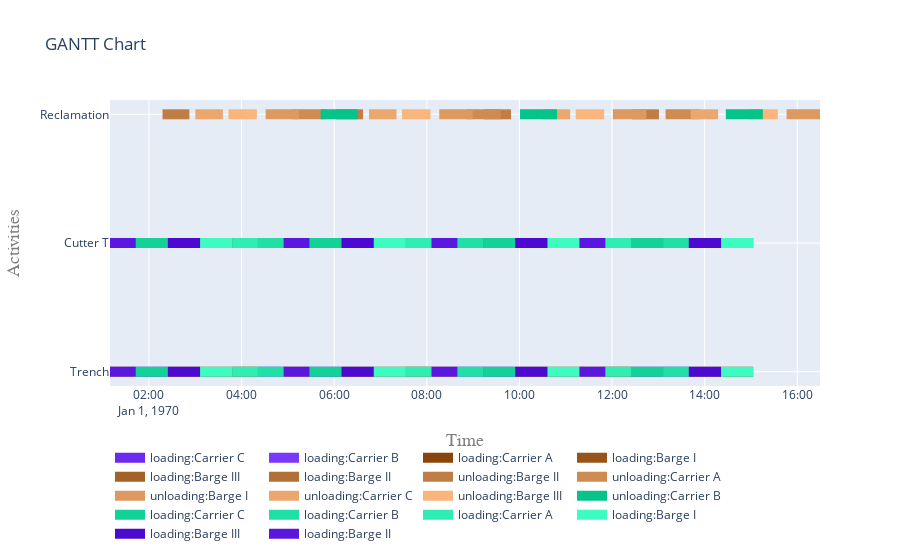

Notebook code for this chart:
### Code cell
fig = plot.get_gantt_chart([from_site, to_site, cutter], id_map=activities)

### Figure 1 — Plotly figure (JSON) as saved in the notebook; plotly's stock layout.template omitted (floating-point values rounded to 4 significant figures)
{"data": [{"connectgaps": false, "hoverinfo": "y+name", "line": {"color": "rgb(108,41,240)", "width": 10}, "mode": "lines", "name": "loading:Carrier C", "type": "scatter", "x": ["1970-01-01T01:42:52", "1970-01-01T01:42:52", "1970-01-01T02:24:32", "1970-01-01T02:24:32", "1970-01-01T02:24:32", "1970-01-01T05:27:52", "1970-01-01T05:27:52", "1970-01-01T06:09:32", "1970-01-01T06:09:32", "1970-01-01T06:09:32", "1970-01-01T09:12:52", "1970-01-01T09:12:52", "1970-01-01T09:54:32", "1970-01-01T09:54:32", "1970-01-01T09:54:32", "1970-01-01T12:24:32", "1970-01-01T12:24:32", "1970-01-01T13:06:12", "1970-01-01T13:06:12", "1970-01-01T13:06:12", "1970-01-01T01:42:52", "1970-01-01T01:42:52", "1970-01-01T02:24:32", "1970-01-01T02:24:32", "1970-01-01T02:24:32", "1970-01-01T05:27:52", "1970-01-01T05:27:52", "1970-01-01T06:09:32", "1970-01-01T06:09:32", "1970-01-01T06:09:32", "1970-01-01T09:12:52", "1970-01-01T09:12:52", "1970-01-01T09:54:32", "1970-01-01T09:54:32", "1970-01-01T09:54:32", "1970-01-01T12:24:32", "1970-01-01T12:24:32", "1970-01-01T13:06:12", "1970-01-01T13:06:12", "1970-01-01T13:06:12"], "y": ["Trench", "Trench", "Trench", "Trench", null, "Trench", "Trench", "Trench", "Trench", null, "Trench", "Trench", "Trench", "Trench", null, "Trench", "Trench", "Trench", "Trench", null, "Cutter T", "Cutter T", "Cutter T", "Cutter T", null, "Cutter T", "Cutter T", "Cutter T", "Cutter T", null, "Cutter T", "Cutter T", "Cutter T", "Cutter T", null, "Cutter T", "Cutter T", "Cutter T", "Cutter T", null]}, {"connectgaps": false, "hoverinfo": "y+name", "line": {"color": "rgb(122,55,254)", "width": 10}, "mode": "lines", "name": "loading:Carrier B", "type": "scatter", "x": ["1970-01-01T04:21:12", "1970-01-01T04:21:12", "1970-01-01T04:54:32", "1970-01-01T04:54:32", "1970-01-01T04:54:32", "1970-01-01T08:39:32", "1970-01-01T08:39:32", "1970-01-01T09:12:52", "1970-01-01T09:12:52", "1970-01-01T09:12:52", "1970-01-01T13:06:12", "1970-01-01T13:06:12", "1970-01-01T13:39:32", "1970-01-01T13:39:32", "1970-01-01T13:39:32", "1970-01-01T04:21:12", "1970-01-01T04:21:12", "1970-01-01T04:54:32", "1970-01-01T04:54:32", "1970-01-01T04:54:32", "1970-01-01T08:39:32", "1970-01-01T08:39:32", "1970-01-01T09:12:52", "1970-01-01T09:12:52", "1970-01-01T09:12:52", "1970-01-01T13:06:12", "1970-01-01T13:06:12", "1970-01-01T13:39:32", "1970-01-01T13:39:32", "1970-01-01T13:39:32"], "y": ["Trench", "Trench", "Trench", "Trench", null, "Trench", "Trench", "Trench", "Trench", null, "Trench", "Trench", "Trench", "Trench", null, "Cutter T", "Cutter T", "Cutter T", "Cutter T", null, "Cutter T", "Cutter T", "Cutter T", "Cutter T", null, "Cutter T", "Cutter T", "Cutter T", "Cutter T", null]}, {"connectgaps": false, "hoverinfo": "y+name", "line": {"color": "rgb(136,69,12)", "width": 10}, "mode": "lines", "name": "loading:Carrier A", "type": "scatter", "x": ["1970-01-01T03:47:52", "1970-01-01T03:47:52", "1970-01-01T04:21:12", "1970-01-01T04:21:12", "1970-01-01T04:21:12", "1970-01-01T07:32:52", "1970-01-01T07:32:52", "1970-01-01T08:06:12", "1970-01-01T08:06:12", "1970-01-01T08:06:12", "1970-01-01T11:51:12", "1970-01-01T11:51:12", "1970-01-01T12:24:32", "1970-01-01T12:24:32", "1970-01-01T12:24:32", "1970-01-01T03:47:52", "1970-01-01T03:47:52", "1970-01-01T04:21:12", "1970-01-01T04:21:12", "1970-01-01T04:21:12", "1970-01-01T07:32:52", "1970-01-01T07:32:52", "1970-01-01T08:06:12", "1970-01-01T08:06:12", "1970-01-01T08:06:12", "1970-01-01T11:51:12", "1970-01-01T11:51:12", "1970-01-01T12:24:32", "1970-01-01T12:24:32", "1970-01-01T12:24:32"], "y": ["Trench", "Trench", "Trench", "Trench", null, "Trench", "Trench", "Trench", "Trench", null, "Trench", "Trench", "Trench", "Trench", null, "Cutter T", "Cutter T", "Cutter T", "Cutter T", null, "Cutter T", "Cutter T", "Cutter T", "Cutter T", null, "Cutter T", "Cutter T", "Cutter T", "Cutter T", null]}, {"connectgaps": false, "hoverinfo": "y+name", "line": {"color": "rgb(150,83,26)", "width": 10}, "mode": "lines", "name": "loading:Barge I", "type": "scatter", "x": ["1970-01-01T03:06:12", "1970-01-01T03:06:12", "1970-01-01T03:47:52", "1970-01-01T03:47:52", "1970-01-01T03:47:52", "1970-01-01T06:51:12", "1970-01-01T06:51:12", "1970-01-01T07:32:52", "1970-01-01T07:32:52", "1970-01-01T07:32:52", "1970-01-01T10:36:12", "1970-01-01T10:36:12", "1970-01-01T11:17:52", "1970-01-01T11:17:52", "1970-01-01T11:17:52", "1970-01-01T14:21:12", "1970-01-01T14:21:12", "1970-01-01T15:02:52", "1970-01-01T15:02:52", "1970-01-01T15:02:52", "1970-01-01T03:06:12", "1970-01-01T03:06:12", "1970-01-01T03:47:52", "1970-01-01T03:47:52", "1970-01-01T03:47:52", "1970-01-01T06:51:12", "1970-01-01T06:51:12", "1970-01-01T07:32:52", "1970-01-01T07:32:52", "1970-01-01T07:32:52", "1970-01-01T10:36:12", "1970-01-01T10:36:12", "1970-01-01T11:17:52", "1970-01-01T11:17:52", "1970-01-01T11:17:52", "1970-01-01T14:21:12", "1970-01-01T14:21:12", "1970-01-01T15:02:52", "1970-01-01T15:02:52", "1970-01-01T15:02:52"], "y": ["Trench", "Trench", "Trench", "Trench", null, "Trench", "Trench", "Trench", "Trench", null, "Trench", "Trench", "Trench", "Trench", null, "Trench", "Trench", "Trench", "Trench", null, "Cutter T", "Cutter T", "Cutter T", "Cutter T", null, "Cutter T", "Cutter T", "Cutter T", "Cutter T", null, "Cutter T", "Cutter T", "Cutter T", "Cutter T", null, "Cutter T", "Cutter T", "Cutter T", "Cutter T", null]}, {"connectgaps": false, "hoverinfo": "y+name", "line": {"color": "rgb(164,97,40)", "width": 10}, "mode": "lines", "name": "loading:Barge III", "type": "scatter", "x": ["1970-01-01T02:24:32", "1970-01-01T02:24:32", "1970-01-01T03:06:12", "1970-01-01T03:06:12", "1970-01-01T03:06:12", "1970-01-01T06:09:32", "1970-01-01T06:09:32", "1970-01-01T06:51:12", "1970-01-01T06:51:12", "1970-01-01T06:51:12", "1970-01-01T09:54:32", "1970-01-01T09:54:32", "1970-01-01T10:36:12", "1970-01-01T10:36:12", "1970-01-01T10:36:12", "1970-01-01T13:39:32", "1970-01-01T13:39:32", "1970-01-01T14:21:12", "1970-01-01T14:21:12", "1970-01-01T14:21:12", "1970-01-01T02:24:32", "1970-01-01T02:24:32", "1970-01-01T03:06:12", "1970-01-01T03:06:12", "1970-01-01T03:06:12", "1970-01-01T06:09:32", "1970-01-01T06:09:32", "1970-01-01T06:51:12", "1970-01-01T06:51:12", "1970-01-01T06:51:12", "1970-01-01T09:54:32", "1970-01-01T09:54:32", "1970-01-01T10:36:12", "1970-01-01T10:36:12", "1970-01-01T10:36:12", "1970-01-01T13:39:32", "1970-01-01T13:39:32", "1970-01-01T14:21:12", "1970-01-01T14:21:12", "1970-01-01T14:21:12"], "y": ["Trench", "Trench", "Trench", "Trench", null, "Trench", "Trench", "Trench", "Trench", null, "Trench", "Trench", "Trench", "Trench", null, "Trench", "Trench", "Trench", "Trench", null, "Cutter T", "Cutter T", "Cutter T", "Cutter T", null, "Cutter T", "Cutter T", "Cutter T", "Cutter T", null, "Cutter T", "Cutter T", "Cutter T", "Cutter T", null, "Cutter T", "Cutter T", "Cutter T", "Cutter T", null]}, {"connectgaps": false, "hoverinfo": "y+name", "line": {"color": "rgb(178,111,54)", "width": 10}, "mode": "lines", "name": "loading:Barge II", "type": "scatter", "x": ["1970-01-01T01:09:32", "1970-01-01T01:09:32", "1970-01-01T01:42:52", "1970-01-01T01:42:52", "1970-01-01T01:42:52", "1970-01-01T04:54:32", "1970-01-01T04:54:32", "1970-01-01T05:27:52", "1970-01-01T05:27:52", "1970-01-01T05:27:52", "1970-01-01T08:06:12", "1970-01-01T08:06:12", "1970-01-01T08:39:32", "1970-01-01T08:39:32", "1970-01-01T08:39:32", "1970-01-01T11:17:52", "1970-01-01T11:17:52", "1970-01-01T11:51:12", "1970-01-01T11:51:12", "1970-01-01T11:51:12", "1970-01-01T01:09:32", "1970-01-01T01:09:32", "1970-01-01T01:42:52", "1970-01-01T01:42:52", "1970-01-01T01:42:52", "1970-01-01T04:54:32", "1970-01-01T04:54:32", "1970-01-01T05:27:52", "1970-01-01T05:27:52", "1970-01-01T05:27:52", "1970-01-01T08:06:12", "1970-01-01T08:06:12", "1970-01-01T08:39:32", "1970-01-01T08:39:32", "1970-01-01T08:39:32", "1970-01-01T11:17:52", "1970-01-01T11:17:52", "1970-01-01T11:51:12", "1970-01-01T11:51:12", "1970-01-01T11:51:12"], "y": ["Trench", "Trench", "Trench", "Trench", null, "Trench", "Trench", "Trench", "Trench", null, "Trench", "Trench", "Trench", "Trench", null, "Trench", "Trench", "Trench", "Trench", null, "Cutter T", "Cutter T", "Cutter T", "Cutter T", null, "Cutter T", "Cutter T", "Cutter T", "Cutter T", null, "Cutter T", "Cutter T", "Cutter T", "Cutter T", null, "Cutter T", "Cutter T", "Cutter T", "Cutter T", null]}, {"connectgaps": false, "hoverinfo": "y+name", "line": {"color": "rgb(192,125,68)", "width": 10}, "mode": "lines", "name": "unloading:Barge II", "type": "scatter", "x": ["1970-01-01T02:17:38", "1970-01-01T02:17:38", "1970-01-01T02:52:24", "1970-01-01T02:52:24", "1970-01-01T02:52:24", "1970-01-01T06:02:38", "1970-01-01T06:02:38", "1970-01-01T06:37:24", "1970-01-01T06:37:24", "1970-01-01T06:37:24", "1970-01-01T09:14:18", "1970-01-01T09:14:18", "1970-01-01T09:49:04", "1970-01-01T09:49:04", "1970-01-01T09:49:04", "1970-01-01T12:25:58", "1970-01-01T12:25:58", "1970-01-01T13:00:44", "1970-01-01T13:00:44", "1970-01-01T13:00:44"], "y": ["Reclamation", "Reclamation", "Reclamation", "Reclamation", null, "Reclamation", "Reclamation", "Reclamation", "Reclamation", null, "Reclamation", "Reclamation", "Reclamation", "Reclamation", null, "Reclamation", "Reclamation", "Reclamation", "Reclamation", null]}, {"connectgaps": false, "hoverinfo": "y+name", "line": {"color": "rgb(206,139,82)", "width": 10}, "mode": "lines", "name": "unloading:Carrier A", "type": "scatter", "x": ["1970-01-01T05:06:01", "1970-01-01T05:06:01", "1970-01-01T05:50:50", "1970-01-01T05:50:50", "1970-01-01T05:50:50", "1970-01-01T08:51:01", "1970-01-01T08:51:01", "1970-01-01T09:35:50", "1970-01-01T09:35:50", "1970-01-01T09:35:50", "1970-01-01T13:09:21", "1970-01-01T13:09:21", "1970-01-01T13:54:10", "1970-01-01T13:54:10", "1970-01-01T13:54:10"], "y": ["Reclamation", "Reclamation", "Reclamation", "Reclamation", null, "Reclamation", "Reclamation", "Reclamation", "Reclamation", null, "Reclamation", "Reclamation", "Reclamation", "Reclamation", null]}, {"connectgaps": false, "hoverinfo": "y+name", "line": {"color": "rgb(220,153,96)", "width": 10}, "mode": "lines", "name": "unloading:Barge I", "type": "scatter", "x": ["1970-01-01T04:31:09", "1970-01-01T04:31:09", "1970-01-01T05:14:26", "1970-01-01T05:14:26", "1970-01-01T05:14:26", "1970-01-01T08:16:09", "1970-01-01T08:16:09", "1970-01-01T08:59:26", "1970-01-01T08:59:26", "1970-01-01T08:59:26", "1970-01-01T12:01:09", "1970-01-01T12:01:09", "1970-01-01T12:44:26", "1970-01-01T12:44:26", "1970-01-01T12:44:26", "1970-01-01T15:46:09", "1970-01-01T15:46:09", "1970-01-01T16:29:26", "1970-01-01T16:29:26", "1970-01-01T16:29:26"], "y": ["Reclamation", "Reclamation", "Reclamation", "Reclamation", null, "Reclamation", "Reclamation", "Reclamation", "Reclamation", null, "Reclamation", "Reclamation", "Reclamation", "Reclamation", null, "Reclamation", "Reclamation", "Reclamation", "Reclamation", null]}, {"connectgaps": false, "hoverinfo": "y+name", "line": {"color": "rgb(234,167,110)", "width": 10}, "mode": "lines", "name": "unloading:Carrier C", "type": "scatter", "x": ["1970-01-01T03:00:08", "1970-01-01T03:00:08", "1970-01-01T03:35:44", "1970-01-01T03:35:44", "1970-01-01T03:35:44", "1970-01-01T06:45:08", "1970-01-01T06:45:08", "1970-01-01T07:20:44", "1970-01-01T07:20:44", "1970-01-01T07:20:44", "1970-01-01T10:30:08", "1970-01-01T10:30:08", "1970-01-01T11:05:44", "1970-01-01T11:05:44", "1970-01-01T11:05:44", "1970-01-01T13:41:48", "1970-01-01T13:41:48", "1970-01-01T14:17:24", "1970-01-01T14:17:24", "1970-01-01T14:17:24"], "y": ["Reclamation", "Reclamation", "Reclamation", "Reclamation", null, "Reclamation", "Reclamation", "Reclamation", "Reclamation", null, "Reclamation", "Reclamation", "Reclamation", "Reclamation", null, "Reclamation", "Reclamation", "Reclamation", "Reclamation", null]}, {"connectgaps": false, "hoverinfo": "y+name", "line": {"color": "rgb(248,181,124)", "width": 10}, "mode": "lines", "name": "unloading:Barge III", "type": "scatter", "x": ["1970-01-01T03:42:59", "1970-01-01T03:42:59", "1970-01-01T04:19:46", "1970-01-01T04:19:46", "1970-01-01T04:19:46", "1970-01-01T07:27:59", "1970-01-01T07:27:59", "1970-01-01T08:04:46", "1970-01-01T08:04:46", "1970-01-01T08:04:46", "1970-01-01T11:12:59", "1970-01-01T11:12:59", "1970-01-01T11:49:46", "1970-01-01T11:49:46", "1970-01-01T11:49:46", "1970-01-01T14:57:59", "1970-01-01T14:57:59", "1970-01-01T15:34:46", "1970-01-01T15:34:46", "1970-01-01T15:34:46"], "y": ["Reclamation", "Reclamation", "Reclamation", "Reclamation", null, "Reclamation", "Reclamation", "Reclamation", "Reclamation", null, "Reclamation", "Reclamation", "Reclamation", "Reclamation", null, "Reclamation", "Reclamation", "Reclamation", "Reclamation", null]}, {"connectgaps": false, "hoverinfo": "y+name", "line": {"color": "rgb(6,195,138)", "width": 10}, "mode": "lines", "name": "unloading:Carrier B", "type": "scatter", "x": ["1970-01-01T05:42:27", "1970-01-01T05:42:27", "1970-01-01T06:30:22", "1970-01-01T06:30:22", "1970-01-01T06:30:22", "1970-01-01T10:00:47", "1970-01-01T10:00:47", "1970-01-01T10:48:42", "1970-01-01T10:48:42", "1970-01-01T10:48:42", "1970-01-01T14:27:27", "1970-01-01T14:27:27", "1970-01-01T15:15:22", "1970-01-01T15:15:22", "1970-01-01T15:15:22"], "y": ["Reclamation", "Reclamation", "Reclamation", "Reclamation", null, "Reclamation", "Reclamation", "Reclamation", "Reclamation", null, "Reclamation", "Reclamation", "Reclamation", "Reclamation", null]}, {"connectgaps": false, "hoverinfo": "y+name", "line": {"color": "rgb(20,209,152)", "width": 10}, "mode": "lines", "name": "loading:Carrier C", "type": "scatter", "x": ["1970-01-01T01:42:52", "1970-01-01T01:42:52", "1970-01-01T02:24:32", "1970-01-01T02:24:32", "1970-01-01T02:24:32", "1970-01-01T05:27:52", "1970-01-01T05:27:52", "1970-01-01T06:09:32", "1970-01-01T06:09:32", "1970-01-01T06:09:32", "1970-01-01T09:12:52", "1970-01-01T09:12:52", "1970-01-01T09:54:32", "1970-01-01T09:54:32", "1970-01-01T09:54:32", "1970-01-01T12:24:32", "1970-01-01T12:24:32", "1970-01-01T13:06:12", "1970-01-01T13:06:12", "1970-01-01T13:06:12", "1970-01-01T01:42:52", "1970-01-01T01:42:52", "1970-01-01T02:24:32", "1970-01-01T02:24:32", "1970-01-01T02:24:32", "1970-01-01T05:27:52", "1970-01-01T05:27:52", "1970-01-01T06:09:32", "1970-01-01T06:09:32", "1970-01-01T06:09:32", "1970-01-01T09:12:52", "1970-01-01T09:12:52", "1970-01-01T09:54:32", "1970-01-01T09:54:32", "1970-01-01T09:54:32", "1970-01-01T12:24:32", "1970-01-01T12:24:32", "1970-01-01T13:06:12", "1970-01-01T13:06:12", "1970-01-01T13:06:12"], "y": ["Trench", "Trench", "Trench", "Trench", null, "Trench", "Trench", "Trench", "Trench", null, "Trench", "Trench", "Trench", "Trench", null, "Trench", "Trench", "Trench", "Trench", null, "Cutter T", "Cutter T", "Cutter T", "Cutter T", null, "Cutter T", "Cutter T", "Cutter T", "Cutter T", null, "Cutter T", "Cutter T", "Cutter T", "Cutter T", null, "Cutter T", "Cutter T", "Cutter T", "Cutter T", null]}, {"connectgaps": false, "hoverinfo": "y+name", "line": {"color": "rgb(34,223,166)", "width": 10}, "mode": "lines", "name": "loading:Carrier B", "type": "scatter", "x": ["1970-01-01T04:21:12", "1970-01-01T04:21:12", "1970-01-01T04:54:32", "1970-01-01T04:54:32", "1970-01-01T04:54:32", "1970-01-01T08:39:32", "1970-01-01T08:39:32", "1970-01-01T09:12:52", "1970-01-01T09:12:52", "1970-01-01T09:12:52", "1970-01-01T13:06:12", "1970-01-01T13:06:12", "1970-01-01T13:39:32", "1970-01-01T13:39:32", "1970-01-01T13:39:32", "1970-01-01T04:21:12", "1970-01-01T04:21:12", "1970-01-01T04:54:32", "1970-01-01T04:54:32", "1970-01-01T04:54:32", "1970-01-01T08:39:32", "1970-01-01T08:39:32", "1970-01-01T09:12:52", "1970-01-01T09:12:52", "1970-01-01T09:12:52", "1970-01-01T13:06:12", "1970-01-01T13:06:12", "1970-01-01T13:39:32", "1970-01-01T13:39:32", "1970-01-01T13:39:32"], "y": ["Trench", "Trench", "Trench", "Trench", null, "Trench", "Trench", "Trench", "Trench", null, "Trench", "Trench", "Trench", "Trench", null, "Cutter T", "Cutter T", "Cutter T", "Cutter T", null, "Cutter T", "Cutter T", "Cutter T", "Cutter T", null, "Cutter T", "Cutter T", "Cutter T", "Cutter T", null]}, {"connectgaps": false, "hoverinfo": "y+name", "line": {"color": "rgb(48,237,180)", "width": 10}, "mode": "lines", "name": "loading:Carrier A", "type": "scatter", "x": ["1970-01-01T03:47:52", "1970-01-01T03:47:52", "1970-01-01T04:21:12", "1970-01-01T04:21:12", "1970-01-01T04:21:12", "1970-01-01T07:32:52", "1970-01-01T07:32:52", "1970-01-01T08:06:12", "1970-01-01T08:06:12", "1970-01-01T08:06:12", "1970-01-01T11:51:12", "1970-01-01T11:51:12", "1970-01-01T12:24:32", "1970-01-01T12:24:32", "1970-01-01T12:24:32", "1970-01-01T03:47:52", "1970-01-01T03:47:52", "1970-01-01T04:21:12", "1970-01-01T04:21:12", "1970-01-01T04:21:12", "1970-01-01T07:32:52", "1970-01-01T07:32:52", "1970-01-01T08:06:12", "1970-01-01T08:06:12", "1970-01-01T08:06:12", "1970-01-01T11:51:12", "1970-01-01T11:51:12", "1970-01-01T12:24:32", "1970-01-01T12:24:32", "1970-01-01T12:24:32"], "y": ["Trench", "Trench", "Trench", "Trench", null, "Trench", "Trench", "Trench", "Trench", null, "Trench", "Trench", "Trench", "Trench", null, "Cutter T", "Cutter T", "Cutter T", "Cutter T", null, "Cutter T", "Cutter T", "Cutter T", "Cutter T", null, "Cutter T", "Cutter T", "Cutter T", "Cutter T", null]}, {"connectgaps": false, "hoverinfo": "y+name", "line": {"color": "rgb(62,251,194)", "width": 10}, "mode": "lines", "name": "loading:Barge I", "type": "scatter", "x": ["1970-01-01T03:06:12", "1970-01-01T03:06:12", "1970-01-01T03:47:52", "1970-01-01T03:47:52", "1970-01-01T03:47:52", "1970-01-01T06:51:12", "1970-01-01T06:51:12", "1970-01-01T07:32:52", "1970-01-01T07:32:52", "1970-01-01T07:32:52", "1970-01-01T10:36:12", "1970-01-01T10:36:12", "1970-01-01T11:17:52", "1970-01-01T11:17:52", "1970-01-01T11:17:52", "1970-01-01T14:21:12", "1970-01-01T14:21:12", "1970-01-01T15:02:52", "1970-01-01T15:02:52", "1970-01-01T15:02:52", "1970-01-01T03:06:12", "1970-01-01T03:06:12", "1970-01-01T03:47:52", "1970-01-01T03:47:52", "1970-01-01T03:47:52", "1970-01-01T06:51:12", "1970-01-01T06:51:12", "1970-01-01T07:32:52", "1970-01-01T07:32:52", "1970-01-01T07:32:52", "1970-01-01T10:36:12", "1970-01-01T10:36:12", "1970-01-01T11:17:52", "1970-01-01T11:17:52", "1970-01-01T11:17:52", "1970-01-01T14:21:12", "1970-01-01T14:21:12", "1970-01-01T15:02:52", "1970-01-01T15:02:52", "1970-01-01T15:02:52"], "y": ["Trench", "Trench", "Trench", "Trench", null, "Trench", "Trench", "Trench", "Trench", null, "Trench", "Trench", "Trench", "Trench", null, "Trench", "Trench", "Trench", "Trench", null, "Cutter T", "Cutter T", "Cutter T", "Cutter T", null, "Cutter T", "Cutter T", "Cutter T", "Cutter T", null, "Cutter T", "Cutter T", "Cutter T", "Cutter T", null, "Cutter T", "Cutter T", "Cutter T", "Cutter T", null]}, {"connectgaps": false, "hoverinfo": "y+name", "line": {"color": "rgb(76,9,208)", "width": 10}, "mode": "lines", "name": "loading:Barge III", "type": "scatter", "x": ["1970-01-01T02:24:32", "1970-01-01T02:24:32", "1970-01-01T03:06:12", "1970-01-01T03:06:12", "1970-01-01T03:06:12", "1970-01-01T06:09:32", "1970-01-01T06:09:32", "1970-01-01T06:51:12", "1970-01-01T06:51:12", "1970-01-01T06:51:12", "1970-01-01T09:54:32", "1970-01-01T09:54:32", "1970-01-01T10:36:12", "1970-01-01T10:36:12", "1970-01-01T10:36:12", "1970-01-01T13:39:32", "1970-01-01T13:39:32", "1970-01-01T14:21:12", "1970-01-01T14:21:12", "1970-01-01T14:21:12", "1970-01-01T02:24:32", "1970-01-01T02:24:32", "1970-01-01T03:06:12", "1970-01-01T03:06:12", "1970-01-01T03:06:12", "1970-01-01T06:09:32", "1970-01-01T06:09:32", "1970-01-01T06:51:12", "1970-01-01T06:51:12", "1970-01-01T06:51:12", "1970-01-01T09:54:32", "1970-01-01T09:54:32", "1970-01-01T10:36:12", "1970-01-01T10:36:12", "1970-01-01T10:36:12", "1970-01-01T13:39:32", "1970-01-01T13:39:32", "1970-01-01T14:21:12", "1970-01-01T14:21:12", "1970-01-01T14:21:12"], "y": ["Trench", "Trench", "Trench", "Trench", null, "Trench", "Trench", "Trench", "Trench", null, "Trench", "Trench", "Trench", "Trench", null, "Trench", "Trench", "Trench", "Trench", null, "Cutter T", "Cutter T", "Cutter T", "Cutter T", null, "Cutter T", "Cutter T", "Cutter T", "Cutter T", null, "Cutter T", "Cutter T", "Cutter T", "Cutter T", null, "Cutter T", "Cutter T", "Cutter T", "Cutter T", null]}, {"connectgaps": false, "hoverinfo": "y+name", "line": {"color": "rgb(90,23,222)", "width": 10}, "mode": "lines", "name": "loading:Barge II", "type": "scatter", "x": ["1970-01-01T01:09:32", "1970-01-01T01:09:32", "1970-01-01T01:42:52", "1970-01-01T01:42:52", "1970-01-01T01:42:52", "1970-01-01T04:54:32", "1970-01-01T04:54:32", "1970-01-01T05:27:52", "1970-01-01T05:27:52", "1970-01-01T05:27:52", "1970-01-01T08:06:12", "1970-01-01T08:06:12", "1970-01-01T08:39:32", "1970-01-01T08:39:32", "1970-01-01T08:39:32", "1970-01-01T11:17:52", "1970-01-01T11:17:52", "1970-01-01T11:51:12", "1970-01-01T11:51:12", "1970-01-01T11:51:12", "1970-01-01T01:09:32", "1970-01-01T01:09:32", "1970-01-01T01:42:52", "1970-01-01T01:42:52", "1970-01-01T01:42:52", "1970-01-01T04:54:32", "1970-01-01T04:54:32", "1970-01-01T05:27:52", "1970-01-01T05:27:52", "1970-01-01T05:27:52", "1970-01-01T08:06:12", "1970-01-01T08:06:12", "1970-01-01T08:39:32", "1970-01-01T08:39:32", "1970-01-01T08:39:32", "1970-01-01T11:17:52", "1970-01-01T11:17:52", "1970-01-01T11:51:12", "1970-01-01T11:51:12", "1970-01-01T11:51:12"], "y": ["Trench", "Trench", "Trench", "Trench", null, "Trench", "Trench", "Trench", "Trench", null, "Trench", "Trench", "Trench", "Trench", null, "Trench", "Trench", "Trench", "Trench", null, "Cutter T", "Cutter T", "Cutter T", "Cutter T", null, "Cutter T", "Cutter T", "Cutter T", "Cutter T", null, "Cutter T", "Cutter T", "Cutter T", "Cutter T", null, "Cutter T", "Cutter T", "Cutter T", "Cutter T", null]}], "layout": {"hovermode": "closest", "legend": {"orientation": "h", "x": 0, "y": -0.2}, "title": {"text": "GANTT Chart"}, "xaxis": {"range": ["1970-01-01T01:09:32", "1970-01-01T16:29:26"], "title": {"font": {"color": "#7f7f7f", "family": "Courier New, monospace", "size": 18}, "text": "Time"}}, "yaxis": {"title": {"font": {"color": "#7f7f7f", "family": "Courier New, monospace", "size": 18}, "text": "Activities"}}}}
